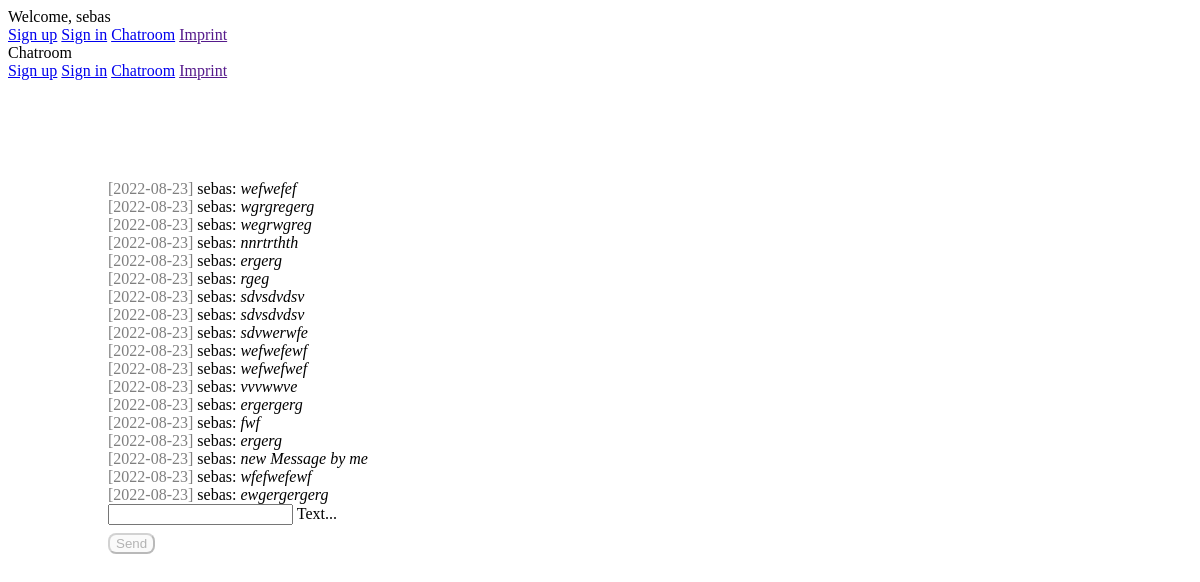
Page /chat/ (signed in) on the earlier database version.
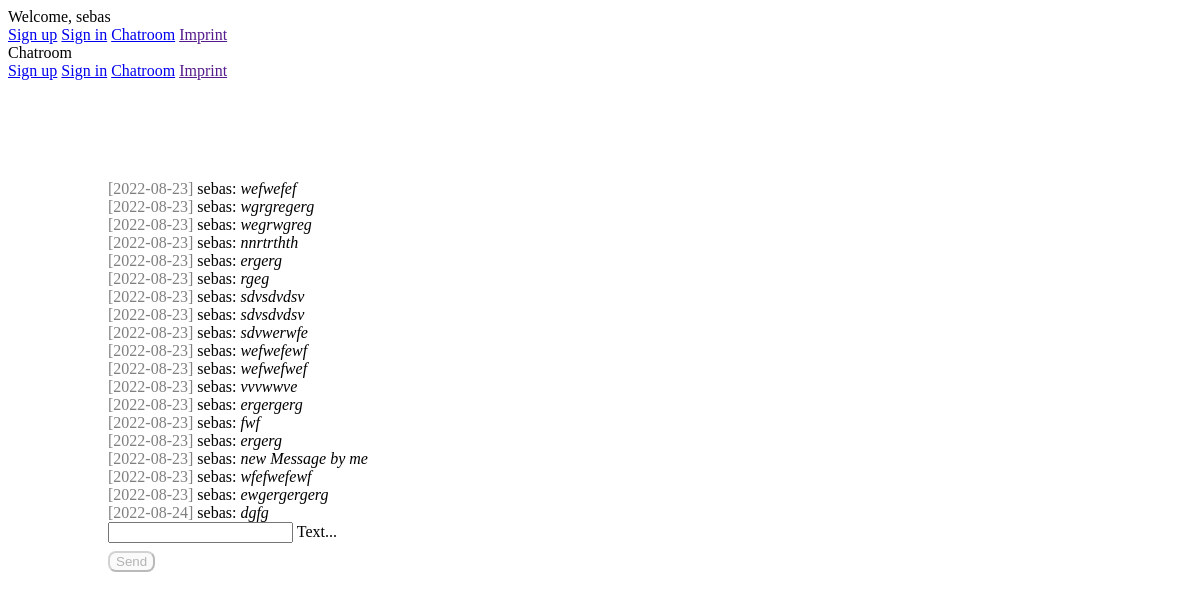
Same page on the later database version.
### chat/models.py (models this page shows)
class Message(models.Model):
    text = models.CharField(max_length=500)
    created_at = models.DateField(default=date.today)
    chat = models.ForeignKey(Chat, on_delete=models.CASCADE, related_name='chat_message_set', default=None, blank=True, null=True)
    author = models.ForeignKey(settings.AUTH_USER_MODEL, on_delete=models.CASCADE, related_name='author_message_set')
    receiver = models.ForeignKey(settings.AUTH_USER_MODEL, on_delete=models.CASCADE, related_name='receiver_message_set')
    objects = models.Manager()

### chat/views.py (the view, shortened to what this page needs)
# urls.py: path('chat/', index),
@login_required(login_url='/login/')
def index(request):
   chatMessages = Message.objects.filter(chat__id=1) # Indenting is important here!
   return render(request, 'chat/index.html', {'messages': chatMessages})

### chat/templates/chat/index.html (shortened to what this page needs)
{% extends "base.html" %}
{% block content %}
{% if request.user.is_authenticated %}
<div id="messageContainer">
    {% for message in messages %}
    <div>
        <span class="color-gray">[{{ message.created_at.isoformat }}] </span> {{ message.author }}: <i>{{ message.text }} </i>
    </div>
    {% endfor %}
</div>
<form onsubmit="sendMessage(); return false" method="post">
    <div class="mdl-textfield mdl-js-textfield mdl-textfield--floating-label">
        <input class="mdl-textfield__input" type="text" name="textmessage" id="messageField" onkeyup="success()">
        <label class="mdl-textfield__label" for="messageField">Text...</label>
    </div>
    <button id="sendButton" class="mdl-button mdl-js-button mdl-button--raised mdl-js-ripple-effect mdl-button--accent" disabled>
        Send
    </button>
</form>
{% else %}
<h1>Not logged in</h1>
<p>You are currently not logged in. Please log in to proceed.<br>
    Click <a href="/login/">here</a>
</p>
{% endif %}
{% endblock %}

Differences in the rows shown:
added Message: created_at "2022-08-24", author "sebas", text "dgfg"
